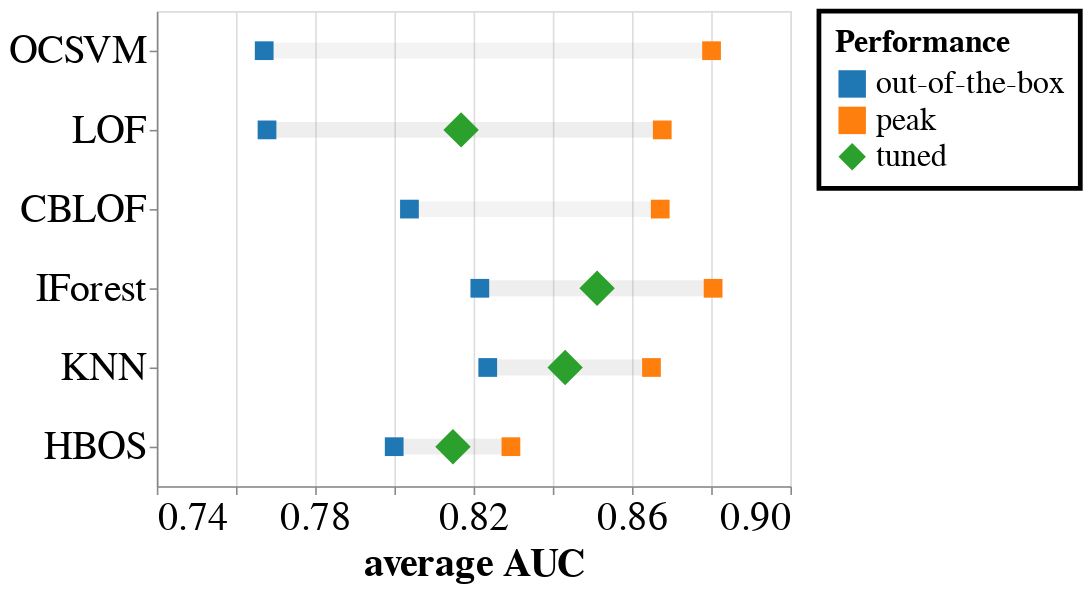

The notebook cell this image was saved under:
### Markdown cell above
# Actual plot figure

### Code cell
df_to_plot = df
performance_col = "Performance"
algorithm_col = "Algorithm"
tuned_performance_name = "tuned"

shape_domain = df_to_plot[performance_col].unique().tolist()
shape_range = [
    "diamond" if e in {tuned_performance_name} else "square" for e in shape_domain
]

if tuned_performance_name not in shape_domain: 
    # for figure without tuned performance
    stroke_size = 10
    shape_small_size = 30
else: 
# figure with tuned performance
    stroke_size = 10
    shape_small_size = stroke_size * 10


# size_range = [600 if e in {tuned_performance_name} else 100 for e in shape_domain]
# print(size_range)

shape = alt.Shape(
    "{}:N".format(performance_col),
    scale=alt.Scale(range=shape_range, domain=shape_domain),
    legend=None,
)

l = (
    alt.Chart(df_to_plot)
    .mark_rule(opacity=0.05, strokeWidth=stroke_size, color="Gray")
    .encode(
        y=alt.Y(
            "{}:N".format(algorithm_col),
            title=None,
            sort=alt.EncodingSortField(field="bs", op="min", order="descending"),
        ),
        x=alt.X("lb", scale=alt.Scale(zero=False), title="average AUC"),
        x2="ub",
        # color=alt.Color("color:N"),
    )
)

p = (
    alt.Chart(df_to_plot)
    .mark_point(filled=True, opacity=1)
    .encode(
        y=alt.Y(
            "{}:N".format(algorithm_col),
            sort=alt.EncodingSortField(field="bs", op="min", order="descending"),
        ),
        x=alt.X(
            "auc:Q",
            scale=alt.Scale(domain = [0.74, 0.90]),
        ),
        shape=alt.Shape(
            "{}:N".format(performance_col),
            scale=alt.Scale(range=shape_range),
            # legend=None,
        ),
        size=alt.Size(
            "size",
            scale=alt.Scale(range=[shape_small_size, shape_small_size * 5]),
            legend=None,
        ),
        color=alt.Color(
            "{}:N".format(performance_col),
            scale = alt.Scale(scheme = 'category10')
        ),
        tooltip=["auc"],
    )
)

f = l + p
make_chart_paper_ready(f).properties(height=300, width=400)

### Figure 1 — Vega-Lite specification as saved in the notebook (floating-point values rounded to 4 significant figures)
{"config": {"view": {"continuousWidth": 400, "continuousHeight": 300}, "axis": {"labelFontSize": 25, "labelLimit": 0, "titleFontSize": 25}, "legend": {"cornerRadius": 0, "labelFontSize": 20, "labelLimit": 0, "orient": "right", "padding": 10, "strokeColor": "black", "strokeWidth": 3, "symbolSize": 300, "symbolStrokeWidth": 4, "titleFontSize": 20, "titleLimit": 0}, "title": {"fontSize": 35, "subtitleFontSize": 25}}, "layer": [{"mark": {"type": "rule", "color": "Gray", "opacity": 0.05, "strokeWidth": 10}, "encoding": {"x": {"type": "quantitative", "field": "lb", "scale": {"zero": false}, "title": "average AUC"}, "x2": {"field": "ub"}, "y": {"type": "nominal", "field": "Algorithm", "sort": {"field": "bs", "op": "min", "order": "descending"}, "title": null}}}, {"mark": {"type": "point", "filled": true, "opacity": 1}, "encoding": {"color": {"type": "nominal", "field": "Performance", "scale": {"scheme": "category10"}}, "shape": {"type": "nominal", "field": "Performance", "scale": {"range": ["square", "square", "diamond"]}}, "size": {"type": "quantitative", "field": "size", "legend": null, "scale": {"range": [100, 500]}}, "tooltip": [{"type": "quantitative", "field": "auc"}], "x": {"type": "quantitative", "field": "auc", "scale": {"domain": [0.74, 0.9]}}, "y": {"type": "nominal", "field": "Algorithm", "sort": {"field": "bs", "op": "min", "order": "descending"}}}}], "data": {"name": "data-143c37d4cc92c70837413f7659e5feac"}, "height": 300, "width": 400, "$schema": "https://vega.github.io/schema/vega-lite/v4.8.1.json", "datasets": {"data-143c37d4cc92c70837413f7659e5feac": [{"Performance": "out-of-the-box", "Algorithm": "CBLOF", "auc": 0.8038, "ap": 0.4057, "lb": 0.8038, "ub": 0.8671, "bs": 0.06333, "color": 1, "size": 1}, {"Performance": "out-of-the-box", "Algorithm": "HBOS", "auc": 0.7999, "ap": 0.3457, "lb": 0.7999, "ub": 0.8294, "bs": 0.02947, "color": 1, "size": 1}, {"Performance": "out-of-the-box", "Algorithm": "IForest", "auc": 0.8216, "ap": 0.3903, "lb": 0.8216, "ub": 0.8805, "bs": 0.05891, "color": 1, "size": 1}, {"Performance": "out-of-the-box", "Algorithm": "KNN", "auc": 0.8236, "ap": 0.4158, "lb": 0.8236, "ub": 0.8649, "bs": 0.04134, "color": 1, "size": 1}, {"Performance": "out-of-the-box", "Algorithm": "LOF", "auc": 0.7678, "ap": 0.2807, "lb": 0.7678, "ub": 0.8676, "bs": 0.09981, "color": 1, "size": 1}, {"Performance": "out-of-the-box", "Algorithm": "OCSVM", "auc": 0.7671, "ap": 0.3655, "lb": 0.7671, "ub": 0.8801, "bs": 0.113, "color": 1, "size": 1}, {"Performance": "peak", "Algorithm": "CBLOF", "auc": 0.8671, "ap": 0.4754, "lb": 0.8038, "ub": 0.8671, "bs": 0.06333, "color": 1, "size": 1}, {"Performance": "peak", "Algorithm": "HBOS", "auc": 0.8294, "ap": 0.3946, "lb": 0.7999, "ub": 0.8294, "bs": 0.02947, "color": 1, "size": 1}, {"Performance": "peak", "Algorithm": "IForest", "auc": 0.8805, "ap": 0.4758, "lb": 0.8216, "ub": 0.8805, "bs": 0.05891, "color": 1, "size": 1}, {"Performance": "peak", "Algorithm": "KNN", "auc": 0.8649, "ap": 0.4599, "lb": 0.8236, "ub": 0.8649, "bs": 0.04134, "color": 1, "size": 1}, {"Performance": "peak", "Algorithm": "LOF", "auc": 0.8676, "ap": 0.4369, "lb": 0.7678, "ub": 0.8676, "bs": 0.09981, "color": 1, "size": 1}, {"Performance": "peak", "Algorithm": "OCSVM", "auc": 0.8801, "ap": 0.4232, "lb": 0.7671, "ub": 0.8801, "bs": 0.113, "color": 1, "size": 1}, {"Performance": "tuned", "Algorithm": "HBOS", "auc": 0.8148, "ap": 0.3669, "lb": 0.7999, "ub": 0.8294, "bs": 0.02947, "color": 1, "size": 10}, {"Performance": "tuned", "Algorithm": "IForest", "auc": 0.8512, "ap": 0.4108, "lb": 0.8216, "ub": 0.8805, "bs": 0.05891, "color": 1, "size": 10}, {"Performance": "tuned", "Algorithm": "KNN", "auc": 0.8431, "ap": 0.4001, "lb": 0.8236, "ub": 0.8649, "bs": 0.04134, "color": 1, "size": 10}, {"Performance": "tuned", "Algorithm": "LOF", "auc": 0.8168, "ap": 0.3326, "lb": 0.7678, "ub": 0.8676, "bs": 0.09981, "color": 1, "size": 10}]}}
